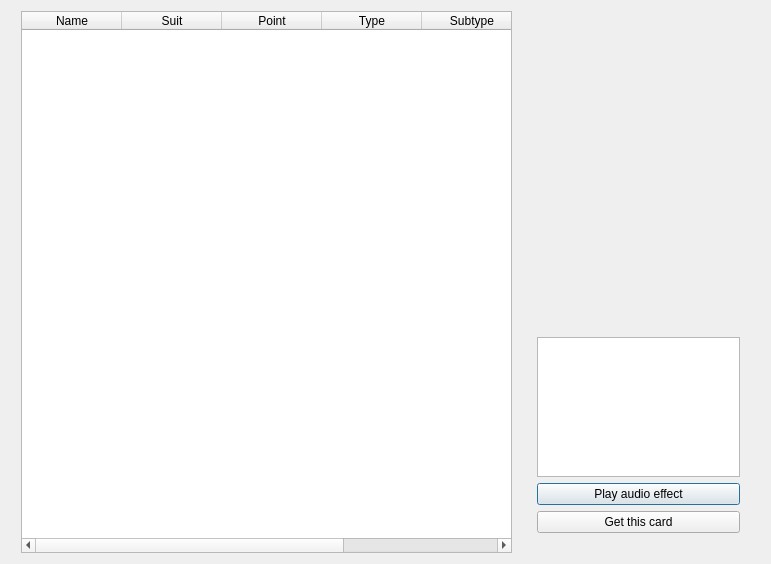
<?xml version="1.0" encoding="UTF-8"?>
<ui version="4.0">
 <class>CardOverview</class>
 <widget class="QDialog" name="CardOverview">
  <property name="geometry">
   <rect>
    <x>0</x>
    <y>0</y>
    <width>771</width>
    <height>564</height>
   </rect>
  </property>
  <property name="windowTitle">
   <string>Card Overvew</string>
  </property>
  <layout class="QHBoxLayout" name="horizontalLayout_2">
   <item>
    <widget class="QTableWidget" name="tableWidget">
     <property name="maximumSize">
      <size>
       <width>491</width>
       <height>16777215</height>
      </size>
     </property>
     <property name="editTriggers">
      <set>QAbstractItemView::NoEditTriggers</set>
     </property>
     <property name="selectionMode">
      <enum>QAbstractItemView::SingleSelection</enum>
     </property>
     <property name="selectionBehavior">
      <enum>QAbstractItemView::SelectRows</enum>
     </property>
     <property name="sortingEnabled">
      <bool>true</bool>
     </property>
     <column>
      <property name="text">
       <string>Name</string>
      </property>
     </column>
     <column>
      <property name="text">
       <string>Suit</string>
      </property>
     </column>
     <column>
      <property name="text">
       <string>Point</string>
      </property>
     </column>
     <column>
      <property name="text">
       <string>Type</string>
      </property>
     </column>
     <column>
      <property name="text">
       <string>Subtype</string>
      </property>
     </column>
     <column>
      <property name="text">
       <string>Package</string>
      </property>
     </column>
    </widget>
   </item>
   <item>
    <widget class="QFrame" name="frame">
     <property name="maximumSize">
      <size>
       <width>221</width>
       <height>521</height>
      </size>
     </property>
     <layout class="QVBoxLayout" name="verticalLayout_3">
      <item>
       <layout class="QVBoxLayout" name="verticalLayout_2">
        <item>
         <widget class="QLabel" name="cardLabel">
          <property name="minimumSize">
           <size>
            <width>211</width>
            <height>301</height>
           </size>
          </property>
          <property name="maximumSize">
           <size>
            <width>217</width>
            <height>16777215</height>
           </size>
          </property>
          <property name="text">
           <string/>
          </property>
         </widget>
        </item>
        <item>
         <widget class="QTextEdit" name="cardDescriptionBox">
          <property name="maximumSize">
           <size>
            <width>217</width>
            <height>16777215</height>
           </size>
          </property>
          <property name="readOnly">
           <bool>true</bool>
          </property>
         </widget>
        </item>
       </layout>
      </item>
      <item>
       <layout class="QVBoxLayout" name="verticalLayout">
        <item>
         <widget class="QPushButton" name="playAudioEffectButton">
          <property name="text">
           <string>Play audio effect</string>
          </property>
         </widget>
        </item>
        <item>
         <widget class="QPushButton" name="getCardButton">
          <property name="maximumSize">
           <size>
            <width>217</width>
            <height>16777215</height>
           </size>
          </property>
          <property name="text">
           <string>Get this card</string>
          </property>
         </widget>
        </item>
       </layout>
      </item>
     </layout>
    </widget>
   </item>
  </layout>
 </widget>
 <resources/>
 <connections/>
</ui>
